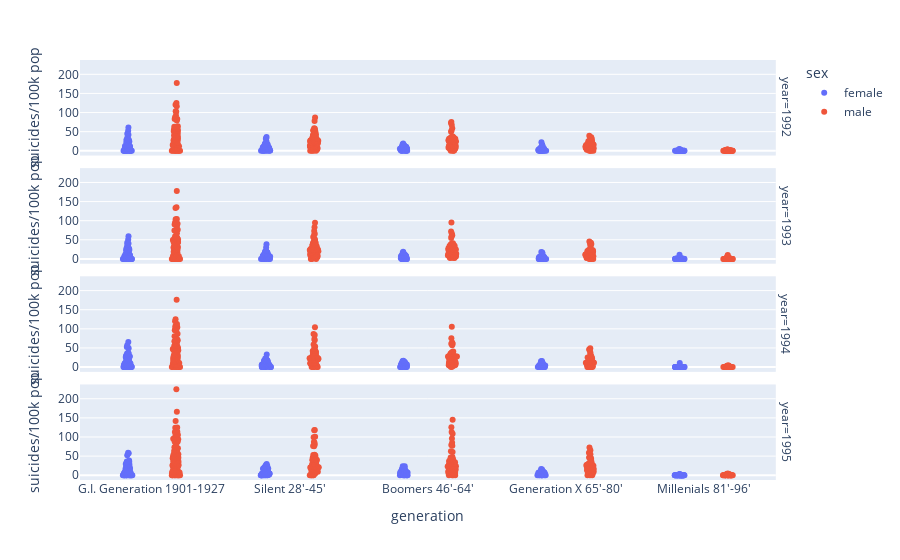

The code cell stored with this chart in its notebook:
### Markdown cell above
## Rows

### Code cell
year_list = [1992,1993,1994,1995]
df = df_orig
df = df[df['year'].isin(year_list)]
df = df.groupby(['sex','country','generation','year'], as_index=False)[['suicides/100k pop']].mean()

stripfig = px.strip(
    data_frame=df,
    x="generation",
    y="suicides/100k pop",
    # reorder categories
    category_orders={"generation":["G.I. Generation 1901-1927","Silent 28'-45'","Boomers 46'-64'", "Generation X 65'-80'","Millenials 81'-96'","Generation Z 96'-2012"]},
    hover_data=['country'],        # values appear as extra data in the hover tooltip
    color="sex",
    # color_discrete_sequence=["springgreen","yellow"],             # set specific marker colors for discrete values
    # color_discrete_map={"male":"rosybrown" ,"female":"orangered"},  # map your chosen colors
    # orientation='v',             # 'v','h': orientation of the marks
    # stripmode='group',           # in 'overlay' mode, bars are top of one another.
    #                                # in 'group' mode, bars are placed beside each other.
#--------------------------------------------------------------------------------------------
    facet_row='year',            # assign marks to subplots in the vertical direction
    # facet_col='year',            # assigns marks to subplots in the horizontal direction
    # facet_col_wrap=2,            # maximum number of subplot columns. Do not set facet_row!
#--------------------------------------------------------------------------------------------
)
pio.show(stripfig)

### Figure 1 — Plotly figure (JSON) as saved in the notebook; plotly's stock layout.template omitted (floating-point values rounded to 4 significant figures; data arrays with more than 128 entries replaced by an {"elided": "..."} marker saying what was removed)
{"data": [{"alignmentgroup": "True", "boxpoints": "all", "customdata": {"elided": "325x1 str values"}, "fillcolor": "rgba(255,255,255,0)", "hoveron": "points", "hovertemplate": "sex=female<br>year=1992<br>generation=%{x}<br>suicides/100k pop=%{y}<br>country=%{customdata[0]}<extra></extra>", "legendgroup": "female", "line": {"color": "rgba(255,255,255,0)"}, "marker": {"color": "#636efa"}, "name": "female", "offsetgroup": "female", "orientation": "v", "pointpos": 0, "showlegend": true, "type": "box", "x": {"elided": "325 str values"}, "x0": " ", "xaxis": "x4", "y": {"elided": "325 float values"}, "y0": " ", "yaxis": "y4"}, {"alignmentgroup": "True", "boxpoints": "all", "customdata": {"elided": "325x1 str values"}, "fillcolor": "rgba(255,255,255,0)", "hoveron": "points", "hovertemplate": "sex=female<br>year=1993<br>generation=%{x}<br>suicides/100k pop=%{y}<br>country=%{customdata[0]}<extra></extra>", "legendgroup": "female", "line": {"color": "rgba(255,255,255,0)"}, "marker": {"color": "#636efa"}, "name": "female", "offsetgroup": "female", "orientation": "v", "pointpos": 0, "showlegend": false, "type": "box", "x": {"elided": "325 str values"}, "x0": " ", "xaxis": "x3", "y": {"elided": "325 float values"}, "y0": " ", "yaxis": "y3"}, {"alignmentgroup": "True", "boxpoints": "all", "customdata": {"elided": "340x1 str values"}, "fillcolor": "rgba(255,255,255,0)", "hoveron": "points", "hovertemplate": "sex=female<br>year=1994<br>generation=%{x}<br>suicides/100k pop=%{y}<br>country=%{customdata[0]}<extra></extra>", "legendgroup": "female", "line": {"color": "rgba(255,255,255,0)"}, "marker": {"color": "#636efa"}, "name": "female", "offsetgroup": "female", "orientation": "v", "pointpos": 0, "showlegend": false, "type": "box", "x": {"elided": "340 str values"}, "x0": " ", "xaxis": "x2", "y": {"elided": "340 float values"}, "y0": " ", "yaxis": "y2"}, {"alignmentgroup": "True", "boxpoints": "all", "customdata": {"elided": "390x1 str values"}, "fillcolor": "rgba(255,255,255,0)", "hoveron": "points", "hovertemplate": "sex=female<br>year=1995<br>generation=%{x}<br>suicides/100k pop=%{y}<br>country=%{customdata[0]}<extra></extra>", "legendgroup": "female", "line": {"color": "rgba(255,255,255,0)"}, "marker": {"color": "#636efa"}, "name": "female", "offsetgroup": "female", "orientation": "v", "pointpos": 0, "showlegend": false, "type": "box", "x": {"elided": "390 str values"}, "x0": " ", "xaxis": "x", "y": {"elided": "390 float values"}, "y0": " ", "yaxis": "y"}, {"alignmentgroup": "True", "boxpoints": "all", "customdata": {"elided": "325x1 str values"}, "fillcolor": "rgba(255,255,255,0)", "hoveron": "points", "hovertemplate": "sex=male<br>year=1992<br>generation=%{x}<br>suicides/100k pop=%{y}<br>country=%{customdata[0]}<extra></extra>", "legendgroup": "male", "line": {"color": "rgba(255,255,255,0)"}, "marker": {"color": "#EF553B"}, "name": "male", "offsetgroup": "male", "orientation": "v", "pointpos": 0, "showlegend": true, "type": "box", "x": {"elided": "325 str values"}, "x0": " ", "xaxis": "x4", "y": {"elided": "325 float values"}, "y0": " ", "yaxis": "y4"}, {"alignmentgroup": "True", "boxpoints": "all", "customdata": {"elided": "325x1 str values"}, "fillcolor": "rgba(255,255,255,0)", "hoveron": "points", "hovertemplate": "sex=male<br>year=1993<br>generation=%{x}<br>suicides/100k pop=%{y}<br>country=%{customdata[0]}<extra></extra>", "legendgroup": "male", "line": {"color": "rgba(255,255,255,0)"}, "marker": {"color": "#EF553B"}, "name": "male", "offsetgroup": "male", "orientation": "v", "pointpos": 0, "showlegend": false, "type": "box", "x": {"elided": "325 str values"}, "x0": " ", "xaxis": "x3", "y": {"elided": "325 float values"}, "y0": " ", "yaxis": "y3"}, {"alignmentgroup": "True", "boxpoints": "all", "customdata": {"elided": "340x1 str values"}, "fillcolor": "rgba(255,255,255,0)", "hoveron": "points", "hovertemplate": "sex=male<br>year=1994<br>generation=%{x}<br>suicides/100k pop=%{y}<br>country=%{customdata[0]}<extra></extra>", "legendgroup": "male", "line": {"color": "rgba(255,255,255,0)"}, "marker": {"color": "#EF553B"}, "name": "male", "offsetgroup": "male", "orientation": "v", "pointpos": 0, "showlegend": false, "type": "box", "x": {"elided": "340 str values"}, "x0": " ", "xaxis": "x2", "y": {"elided": "340 float values"}, "y0": " ", "yaxis": "y2"}, {"alignmentgroup": "True", "boxpoints": "all", "customdata": {"elided": "390x1 str values"}, "fillcolor": "rgba(255,255,255,0)", "hoveron": "points", "hovertemplate": "sex=male<br>year=1995<br>generation=%{x}<br>suicides/100k pop=%{y}<br>country=%{customdata[0]}<extra></extra>", "legendgroup": "male", "line": {"color": "rgba(255,255,255,0)"}, "marker": {"color": "#EF553B"}, "name": "male", "offsetgroup": "male", "orientation": "v", "pointpos": 0, "showlegend": false, "type": "box", "x": {"elided": "390 str values"}, "x0": " ", "xaxis": "x", "y": {"elided": "390 float values"}, "y0": " ", "yaxis": "y"}], "layout": {"annotations": [{"font": {}, "showarrow": false, "text": "year=1995", "textangle": 90, "x": 0.98, "xanchor": "left", "xref": "paper", "y": 0.1138, "yanchor": "middle", "yref": "paper"}, {"font": {}, "showarrow": false, "text": "year=1994", "textangle": 90, "x": 0.98, "xanchor": "left", "xref": "paper", "y": 0.3712, "yanchor": "middle", "yref": "paper"}, {"font": {}, "showarrow": false, "text": "year=1993", "textangle": 90, "x": 0.98, "xanchor": "left", "xref": "paper", "y": 0.6288, "yanchor": "middle", "yref": "paper"}, {"font": {}, "showarrow": false, "text": "year=1992", "textangle": 90, "x": 0.98, "xanchor": "left", "xref": "paper", "y": 0.8862, "yanchor": "middle", "yref": "paper"}], "boxmode": "group", "legend": {"title": {"text": "sex"}, "tracegroupgap": 0}, "margin": {"t": 60}, "xaxis": {"anchor": "y", "categoryarray": ["G.I. Generation 1901-1927", "Silent 28'-45'", "Boomers 46'-64'", "Generation X 65'-80'", "Millenials 81'-96'", "Generation Z 96'-2012"], "categoryorder": "array", "domain": [0, 0.98], "title": {"text": "generation"}}, "xaxis2": {"anchor": "y2", "domain": [0, 0.98], "matches": "x", "showticklabels": false}, "xaxis3": {"anchor": "y3", "domain": [0, 0.98], "matches": "x", "showticklabels": false}, "xaxis4": {"anchor": "y4", "domain": [0, 0.98], "matches": "x", "showticklabels": false}, "yaxis": {"anchor": "x", "domain": [0, 0.2275], "title": {"text": "suicides/100k pop"}}, "yaxis2": {"anchor": "x2", "domain": [0.2575, 0.485], "matches": "y", "title": {"text": "suicides/100k pop"}}, "yaxis3": {"anchor": "x3", "domain": [0.515, 0.7425], "matches": "y", "title": {"text": "suicides/100k pop"}}, "yaxis4": {"anchor": "x4", "domain": [0.7725, 1], "matches": "y", "title": {"text": "suicides/100k pop"}}}}
